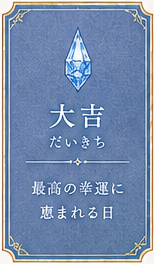
#> input picture omikuji/assets/card-1.png, 154 x 264 px
$ python -i slice_assets.py   (imports and definitions only)
#> lines starting #> are read from the running program, lines starting #| are printed output that depends on the picture
#> further down, picture is the input picture: PIL image 154x264 RGB; mean R, G, B 117.9, 138.9, 172.1
#> in build_background, `band = im.crop(box).convert('RGB')`: band: PIL image 958x504 RGB; every value is 0
#!/usr/bin/env python3
"""design/ の原画から画面用の装飾パーツを切り出す。

装飾はSVG等で描き起こさず、原画のピクセルをそのまま使う。
クリーム地や空の上に描かれた線画は、局所的な地色からの色差をアルファに変換して
切り抜く（アンチエイリアスを保ったまま透過になる）。

    python3 omikuji/tools/slice_assets.py

入力:
    design/sample.png … 画面全体のデザイン原画
    design/maho.png   … 魔法陣（真円・白背景）。sample の魔法陣は楕円に歪んでいて
                        回すと膨らみ縮みして見えるため、こちらを使う。
出力:
    assets/*.png      … パーツ画像（原画の解像度のまま＝高精細）
    css/assets.css    … 設計座標での配置（自動生成）

座標はすべて「設計座標」1024x1536 で書く。原画がこれより大きくても
（現在は 2000x3000）自動で換算するので、この値は書き換えなくてよい。
画面側も同じ 1024x1536 の座標系で組み、表示時に画面サイズへ合わせて拡大縮小する。
"""
import math
import os
import sys

from PIL import Image, ImageChops, ImageEnhance, ImageFilter

HERE = os.path.dirname(os.path.abspath(__file__))
ROOT = os.path.dirname(HERE)
OUT = os.path.join(ROOT, 'assets')
SRC = os.path.join(ROOT, 'design', 'sample.png')
SRC_SIGIL = os.path.join(ROOT, 'design', 'maho.png')

DESIGN_W, DESIGN_H = 1024, 1536

# --- 魔法陣 ---------------------------------------------------------------
# sample 上での中心と外周半径（設計座標）。ここに maho.png を合わせて置く。
SIGIL_CX, SIGIL_CY = 512, 720
SIGIL_R = 215
# maho.png 側の中心・外周半径・「環と中心の境目」（実測値、maho のピクセル単位）
MAHO_CX, MAHO_CY = 628, 622
MAHO_R = 581.5
MAHO_SPLIT = 402
MAHO_EDGE = 600          # これより外は切り捨てる

# --- リボン ---------------------------------------------------------------
RIBBON_BOX = (318, 800, 706, 945)
# リボンの上、左右の折り返しに挟まれた空きの範囲。sample ではここに
# クリスタルの先端が写り込むので消す（クリスタルは maho 側から重ねる）。
RIBBON_GAP = (462, 562, 850)     # x0, x1, この y より上

# --- 背景バンド -----------------------------------------------------------
BAND_BOX = (33, 500, 991, 1004)
BAND_FADE = 26

# 左右反転して対になる飾り
MIRRORED = ('rule-small', 'cloud', 'star')

# 切り出した各パーツの設計座標上の位置 name -> (x, y, w, h)
PLACED = {}


# ---------------------------------------------------------------- 基本操作

# [122 lines left out: functions bg_color, key_out, tighten, keep_largest_blob, radial_mask, not called in this run]


def soften(im, cx, cy, r_full, r_fade, radius=34, clip_below=None):
    """円形の範囲を強くぼかして、そこに描かれた図形を消す。

    水彩の空は元々なめらかなので、ぼかすと線画だけが溶けて地が残る。
    先に彩度を落とすのは、そのまま暈すとクリスタルの青が大きな青いにじみとして
    残ってしまうため。
    """
#> called with cx = 479, cy = 220, r_full = 196, r_fade = 252, radius = 34, clip_below = 312
    blurred = ImageEnhance.Color(im).enhance(0.28).filter(
        ImageFilter.GaussianBlur(radius))
    mask = Image.new('L', im.size, 0)
#> mask: PIL image 958x504 L; every value is 0
    px = mask.load()
    for y in range(im.size[1]):
        if clip_below is not None and y > clip_below:
            continue
        for x in range(im.size[0]):
            d = math.hypot(x - cx, y - cy)
            if d <= r_full:
                v = 255
            elif d >= r_fade:
                v = 0
            else:
                v = int(255 * (r_fade - d) / (r_fade - r_full))
            if clip_below is not None and clip_below - y < 12:
                v = int(v * (clip_below - y) / 12.0)
            px[x, y] = v
    return Image.composite(blurred, im, mask)


# [8 lines left out: function flatten_texture, not called in this run]


# ---------------------------------------------------------------- パーツ定義

# 設計座標での切り出し範囲。tight=True のものは中身に合わせて自動で詰める。
PARTS = {
    # 外周の飾り
    'corner-tl':     dict(box=(10, 10, 108, 148), alpha=True, tight=True),
    'corner-tr':     dict(box=(916, 10, 1014, 148), alpha=True, tight=True),
    'corner-bl':     dict(box=(10, 1388, 108, 1526), alpha=True, tight=True),
    'corner-br':     dict(box=(916, 1388, 1014, 1526), alpha=True, tight=True),

    # 枠線（1px を繰り返して辺に敷く）
    'border-v':      dict(box=(12, 300, 40, 301), alpha=True),
    'border-h':      dict(box=(200, 12, 201, 40), alpha=True),

    # ヘッダーの紋章
    'emblem-top':    dict(box=(366, 34, 658, 220), alpha=True, tight=True),

    # ARCANE FORTUNE / ORACLE OF FATE 脇の飾り罫
    'rule-small':    dict(box=(105, 111, 290, 144), alpha=True, tight=True, low=7),

    # 見出し脇の四芒星
    'star':          dict(box=(266, 228, 308, 282), alpha=True, tight=True),

    # タイトル下の点線＋小クリスタル
    'divider':       dict(box=(190, 318, 834, 378), alpha=True, tight=True,
                          low=5, high=32),

    # 「魔法のおみくじを〜」脇の雲飾り
    'cloud':         dict(box=(130, 380, 252, 445), alpha=True, tight=True,
                          low=9, high=44),

    # フッターの円形紋章
    'emblem-bottom': dict(box=(438, 1412, 592, 1534), alpha=True, tight=True),
}

# ---------------------------------------------------------------- 生成

# [29 lines left out: function write_css, not called in this run]


def report(name, im, x, y):
    PLACED[name] = (round(x), round(y), round(im.width / SCALE), round(im.height / SCALE))
    print('%-16s %4dx%-4d → 設計 %3dx%-3d @ (%d,%d)' % (
        name, im.width, im.height, PLACED[name][2], PLACED[name][3], PLACED[name][0], PLACED[name][1]))


# [47 lines left out: functions build_sigil, build_ribbon, not called in this run]


def build_background(im):
    """城と空のバンド。魔法陣とクリスタルをぼかして消す（リボンは残す）。

    リボンは動かさない静的な要素なので背景に焼いたまま残し、
    HTML側では同じ位置にリボン画像を重ねる。こうすると回るルーン環が
    背景のリボンより手前・重ねたリボンより奥に入り、原画通りの前後関係になる。
    """
    box = tuple(round(v * SCALE) for v in BAND_BOX)
    band = im.crop(box).convert('RGB')
    band = soften(band,
                  (SIGIL_CX - BAND_BOX[0]) * SCALE,
                  (SIGIL_CY - BAND_BOX[1]) * SCALE,
                  r_full=196 * SCALE, r_fade=252 * SCALE, radius=round(34 * SCALE),
                  clip_below=round((RIBBON_BOX[1] + 12 - BAND_BOX[1]) * SCALE))

    # 上下の端を透過させて紙の地になじませる
    band = band.convert('RGBA')
#> band: PIL image 958x504 RGBA
    fade = round(BAND_FADE * SCALE)
    a = Image.new('L', band.size, 255)
#> a: PIL image 958x504 L; every value is 255
    ap = a.load()
    for y in range(band.height):
        v = 255
        if y < fade:
            v = int(255 * y / fade)
        elif y > band.height - fade:
            v = int(255 * (band.height - y) / fade)
        for x in range(band.width):
            ap[x, y] = v
    band.putalpha(a)
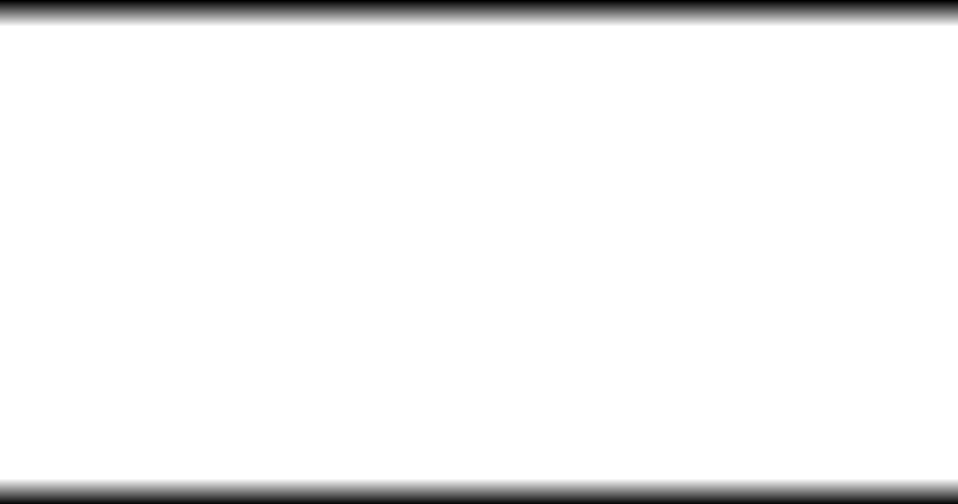
#> a: PIL image 958x504 L; min 0, max 255, mean 241.8
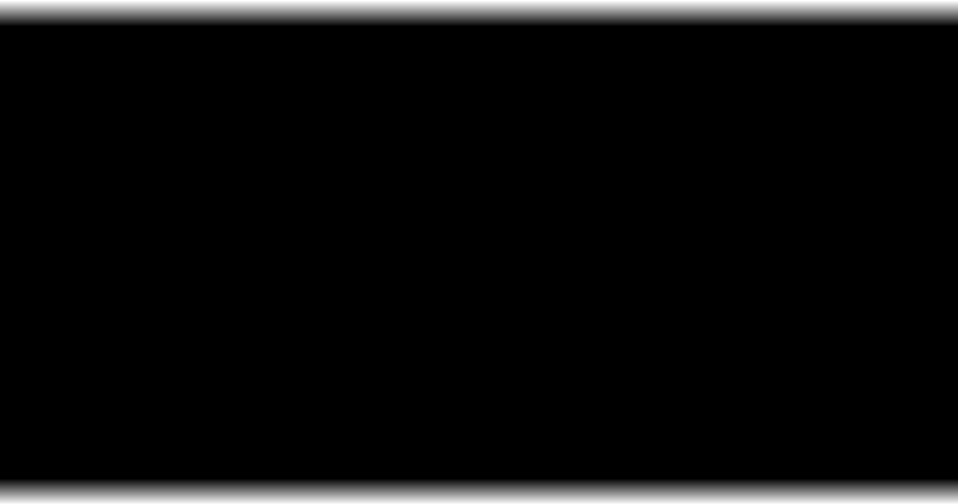
#> band: PIL image 958x504 RGBA; mean R, G, B, A 0, 0, 0, 241.8; transparent parts drawn white
    band.save(os.path.join(OUT, 'bg-castles.png'))
    report('bg-castles', band, BAND_BOX[0], BAND_BOX[1])
#| bg-castles        958x504  → 設計 958x504 @ (33,500)


# [30 lines left out: function build, not called in this run]


SCALE = 1.0

# [2 lines not run here, left out]

>>> from PIL import Image
>>> picture = Image.open('../assets/card-1.png')
>>> result = build_background(picture)
